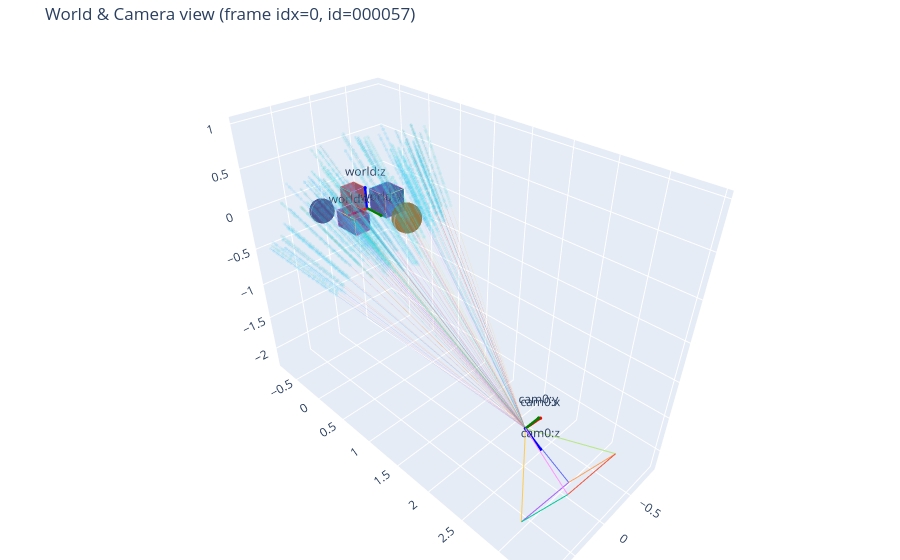

The notebook cell saved with this chart:
### Code cell
if show_world_interactive:
    from nerflab.viz import plot_world_interactive
    try:
        world = load_world(world_json_path)
        cam = camera_from_loaded_H(batch["H_wc"])  
        idx = max(0, min(idx_frame_render, cam.B - 1))
        title = f"World & Camera view (frame idx={idx}, id={frame_ids[idx]})" if idx is not None else "All cam poses"

        idx_per_pose = torch.tensor([[idx_ray_render]], dtype=torch.long)

        fig, _ = plot_world_interactive(
            world,
            cameras=cam,
            cam_indices=[idx] if idx is not None else "all",
            draw_rays=True,
            draw_samples=True,
            # rays_indices=idx_per_pose,
            rays_per_pose=100,
            samples_deterministic=False,
            ray_alpha=0.25,
            samples_alpha=0.1,
            shape_edge_alpha=1.0,
            shape_face_alpha=0.6,
            set_labels=False,
            title=title,
            save_html=f"{scene_dir}/world_view.html",  # interactive output
            show=True,
        )
        # Optional static preview if you also want a PNG (requires `pip install kaleido`)
        # fig.write_image(f"{scene_dir}/world_view.png", scale=2)
    except Exception as e:
        print("[Warn] World Plotly view skipped due to error:", e)

### Figure 1 — Plotly figure (JSON) as saved in the notebook; plotly's stock layout.template omitted (floating-point values rounded to 4 significant figures; data arrays with more than 128 entries replaced by an {"elided": "..."} marker saying what was removed)
{"data": [{"flatshading": true, "hoverinfo": "skip", "i": [0, 0, 4, 4, 0, 0, 1, 1, 2, 2, 3, 3], "j": [1, 2, 6, 7, 4, 5, 5, 6, 6, 7, 7, 4], "k": [2, 3, 5, 6, 5, 1, 6, 2, 7, 3, 4, 0], "lighting": {"ambient": 0.5, "diffuse": 0.7, "specular": 0.1}, "name": "box", "opacity": 0.6, "type": "mesh3d", "x": [-0.44, -0.16, -0.16, -0.44, -0.44, -0.16, -0.16, -0.44], "y": [-0.14, -0.14, 0.14, 0.14, -0.14, -0.14, 0.14, 0.14], "z": [-0.14, -0.14, -0.14, -0.14, 0.14, 0.14, 0.14, 0.14]}, {"hoverinfo": "skip", "line": {"width": 1}, "mode": "lines", "name": "box-edge", "opacity": 1, "showlegend": false, "type": "scatter3d", "x": [-0.44, -0.16], "y": [-0.14, -0.14], "z": [-0.14, -0.14]}, {"hoverinfo": "skip", "line": {"width": 1}, "mode": "lines", "name": "box-edge", "opacity": 1, "showlegend": false, "type": "scatter3d", "x": [-0.16, -0.16], "y": [-0.14, 0.14], "z": [-0.14, -0.14]}, {"hoverinfo": "skip", "line": {"width": 1}, "mode": "lines", "name": "box-edge", "opacity": 1, "showlegend": false, "type": "scatter3d", "x": [-0.16, -0.44], "y": [0.14, 0.14], "z": [-0.14, -0.14]}, {"hoverinfo": "skip", "line": {"width": 1}, "mode": "lines", "name": "box-edge", "opacity": 1, "showlegend": false, "type": "scatter3d", "x": [-0.44, -0.44], "y": [0.14, -0.14], "z": [-0.14, -0.14]}, {"hoverinfo": "skip", "line": {"width": 1}, "mode": "lines", "name": "box-edge", "opacity": 1, "showlegend": false, "type": "scatter3d", "x": [-0.44, -0.16], "y": [-0.14, -0.14], "z": [0.14, 0.14]}, {"hoverinfo": "skip", "line": {"width": 1}, "mode": "lines", "name": "box-edge", "opacity": 1, "showlegend": false, "type": "scatter3d", "x": [-0.16, -0.16], "y": [-0.14, 0.14], "z": [0.14, 0.14]}, {"hoverinfo": "skip", "line": {"width": 1}, "mode": "lines", "name": "box-edge", "opacity": 1, "showlegend": false, "type": "scatter3d", "x": [-0.16, -0.44], "y": [0.14, 0.14], "z": [0.14, 0.14]}, {"hoverinfo": "skip", "line": {"width": 1}, "mode": "lines", "name": "box-edge", "opacity": 1, "showlegend": false, "type": "scatter3d", "x": [-0.44, -0.44], "y": [0.14, -0.14], "z": [0.14, 0.14]}, {"hoverinfo": "skip", "line": {"width": 1}, "mode": "lines", "name": "box-edge", "opacity": 1, "showlegend": false, "type": "scatter3d", "x": [-0.44, -0.44], "y": [-0.14, -0.14], "z": [-0.14, 0.14]}, {"hoverinfo": "skip", "line": {"width": 1}, "mode": "lines", "name": "box-edge", "opacity": 1, "showlegend": false, "type": "scatter3d", "x": [-0.16, -0.16], "y": [-0.14, -0.14], "z": [-0.14, 0.14]}, {"hoverinfo": "skip", "line": {"width": 1}, "mode": "lines", "name": "box-edge", "opacity": 1, "showlegend": false, "type": "scatter3d", "x": [-0.16, -0.16], "y": [0.14, 0.14], "z": [-0.14, 0.14]}, {"hoverinfo": "skip", "line": {"width": 1}, "mode": "lines", "name": "box-edge", "opacity": 1, "showlegend": false, "type": "scatter3d", "x": [-0.44, -0.44], "y": [0.14, 0.14], "z": [-0.14, 0.14]}, {"flatshading": true, "hoverinfo": "skip", "i": [0, 0, 4, 4, 0, 0, 1, 1, 2, 2, 3, 3], "j": [1, 2, 6, 7, 4, 5, 5, 6, 6, 7, 7, 4], "k": [2, 3, 5, 6, 5, 1, 6, 2, 7, 3, 4, 0], "lighting": {"ambient": 0.5, "diffuse": 0.7, "specular": 0.1}, "name": "box", "opacity": 0.6, "type": "mesh3d", "x": [0.18, 0.38, 0.38, 0.18, 0.18, 0.38, 0.38, 0.18], "y": [-0.04, -0.04, 0.28, 0.28, -0.04, -0.04, 0.28, 0.28], "z": [-0.1, -0.1, -0.1, -0.1, 0.1, 0.1, 0.1, 0.1]}, {"hoverinfo": "skip", "line": {"width": 1}, "mode": "lines", "name": "box-edge", "opacity": 1, "showlegend": false, "type": "scatter3d", "x": [0.18, 0.38], "y": [-0.04, -0.04], "z": [-0.1, -0.1]}, {"hoverinfo": "skip", "line": {"width": 1}, "mode": "lines", "name": "box-edge", "opacity": 1, "showlegend": false, "type": "scatter3d", "x": [0.38, 0.38], "y": [-0.04, 0.28], "z": [-0.1, -0.1]}, {"hoverinfo": "skip", "line": {"width": 1}, "mode": "lines", "name": "box-edge", "opacity": 1, "showlegend": false, "type": "scatter3d", "x": [0.38, 0.18], "y": [0.28, 0.28], "z": [-0.1, -0.1]}, {"hoverinfo": "skip", "line": {"width": 1}, "mode": "lines", "name": "box-edge", "opacity": 1, "showlegend": false, "type": "scatter3d", "x": [0.18, 0.18], "y": [0.28, -0.04], "z": [-0.1, -0.1]}, {"hoverinfo": "skip", "line": {"width": 1}, "mode": "lines", "name": "box-edge", "opacity": 1, "showlegend": false, "type": "scatter3d", "x": [0.18, 0.38], "y": [-0.04, -0.04], "z": [0.1, 0.1]}, {"hoverinfo": "skip", "line": {"width": 1}, "mode": "lines", "name": "box-edge", "opacity": 1, "showlegend": false, "type": "scatter3d", "x": [0.38, 0.38], "y": [-0.04, 0.28], "z": [0.1, 0.1]}, {"hoverinfo": "skip", "line": {"width": 1}, "mode": "lines", "name": "box-edge", "opacity": 1, "showlegend": false, "type": "scatter3d", "x": [0.38, 0.18], "y": [0.28, 0.28], "z": [0.1, 0.1]}, {"hoverinfo": "skip", "line": {"width": 1}, "mode": "lines", "name": "box-edge", "opacity": 1, "showlegend": false, "type": "scatter3d", "x": [0.18, 0.18], "y": [0.28, -0.04], "z": [0.1, 0.1]}, {"hoverinfo": "skip", "line": {"width": 1}, "mode": "lines", "name": "box-edge", "opacity": 1, "showlegend": false, "type": "scatter3d", "x": [0.18, 0.18], "y": [-0.04, -0.04], "z": [-0.1, 0.1]}, {"hoverinfo": "skip", "line": {"width": 1}, "mode": "lines", "name": "box-edge", "opacity": 1, "showlegend": false, "type": "scatter3d", "x": [0.38, 0.38], "y": [-0.04, -0.04], "z": [-0.1, 0.1]}, {"hoverinfo": "skip", "line": {"width": 1}, "mode": "lines", "name": "box-edge", "opacity": 1, "showlegend": false, "type": "scatter3d", "x": [0.38, 0.38], "y": [0.28, 0.28], "z": [-0.1, 0.1]}, {"hoverinfo": "skip", "line": {"width": 1}, "mode": "lines", "name": "box-edge", "opacity": 1, "showlegend": false, "type": "scatter3d", "x": [0.18, 0.18], "y": [0.28, 0.28], "z": [-0.1, 0.1]}, {"flatshading": true, "hoverinfo": "skip", "i": [0, 0, 4, 4, 0, 0, 1, 1, 2, 2, 3, 3], "j": [1, 2, 6, 7, 4, 5, 5, 6, 6, 7, 7, 4], "k": [2, 3, 5, 6, 5, 1, 6, 2, 7, 3, 4, 0], "lighting": {"ambient": 0.5, "diffuse": 0.7, "specular": 0.1}, "name": "box", "opacity": 0.6, "type": "mesh3d", "x": [-0.1, 0.1, 0.1, -0.1, -0.1, 0.1, 0.1, -0.1], "y": [-0.34, -0.34, -0.14, -0.14, -0.34, -0.34, -0.14, -0.14], "z": [-0.18, -0.18, -0.18, -0.18, 0.18, 0.18, 0.18, 0.18]}, {"hoverinfo": "skip", "line": {"width": 1}, "mode": "lines", "name": "box-edge", "opacity": 1, "showlegend": false, "type": "scatter3d", "x": [-0.1, 0.1], "y": [-0.34, -0.34], "z": [-0.18, -0.18]}, {"hoverinfo": "skip", "line": {"width": 1}, "mode": "lines", "name": "box-edge", "opacity": 1, "showlegend": false, "type": "scatter3d", "x": [0.1, 0.1], "y": [-0.34, -0.14], "z": [-0.18, -0.18]}, {"hoverinfo": "skip", "line": {"width": 1}, "mode": "lines", "name": "box-edge", "opacity": 1, "showlegend": false, "type": "scatter3d", "x": [0.1, -0.1], "y": [-0.14, -0.14], "z": [-0.18, -0.18]}, {"hoverinfo": "skip", "line": {"width": 1}, "mode": "lines", "name": "box-edge", "opacity": 1, "showlegend": false, "type": "scatter3d", "x": [-0.1, -0.1], "y": [-0.14, -0.34], "z": [-0.18, -0.18]}, {"hoverinfo": "skip", "line": {"width": 1}, "mode": "lines", "name": "box-edge", "opacity": 1, "showlegend": false, "type": "scatter3d", "x": [-0.1, 0.1], "y": [-0.34, -0.34], "z": [0.18, 0.18]}, {"hoverinfo": "skip", "line": {"width": 1}, "mode": "lines", "name": "box-edge", "opacity": 1, "showlegend": false, "type": "scatter3d", "x": [0.1, 0.1], "y": [-0.34, -0.14], "z": [0.18, 0.18]}, {"hoverinfo": "skip", "line": {"width": 1}, "mode": "lines", "name": "box-edge", "opacity": 1, "showlegend": false, "type": "scatter3d", "x": [0.1, -0.1], "y": [-0.14, -0.14], "z": [0.18, 0.18]}, {"hoverinfo": "skip", "line": {"width": 1}, "mode": "lines", "name": "box-edge", "opacity": 1, "showlegend": false, "type": "scatter3d", "x": [-0.1, -0.1], "y": [-0.14, -0.34], "z": [0.18, 0.18]}, {"hoverinfo": "skip", "line": {"width": 1}, "mode": "lines", "name": "box-edge", "opacity": 1, "showlegend": false, "type": "scatter3d", "x": [-0.1, -0.1], "y": [-0.34, -0.34], "z": [-0.18, 0.18]}, {"hoverinfo": "skip", "line": {"width": 1}, "mode": "lines", "name": "box-edge", "opacity": 1, "showlegend": false, "type": "scatter3d", "x": [0.1, 0.1], "y": [-0.34, -0.34], "z": [-0.18, 0.18]}, {"hoverinfo": "skip", "line": {"width": 1}, "mode": "lines", "name": "box-edge", "opacity": 1, "showlegend": false, "type": "scatter3d", "x": [0.1, 0.1], "y": [-0.14, -0.14], "z": [-0.18, 0.18]}, {"hoverinfo": "skip", "line": {"width": 1}, "mode": "lines", "name": "box-edge", "opacity": 1, "showlegend": false, "type": "scatter3d", "x": [-0.1, -0.1], "y": [-0.14, -0.14], "z": [-0.18, 0.18]}, {"flatshading": true, "hoverinfo": "skip", "i": {"elided": "1482 int values"}, "j": {"elided": "1482 int values"}, "k": {"elided": "1482 int values"}, "lighting": {"ambient": 0.5, "diffuse": 0.7, "specular": 0.1}, "name": "sphere", "opacity": 0.6, "type": "mesh3d", "x": {"elided": "800 float values"}, "y": {"elided": "800 float values"}, "z": {"elided": "800 float values"}}, {"flatshading": true, "hoverinfo": "skip", "i": {"elided": "1482 int values"}, "j": {"elided": "1482 int values"}, "k": {"elided": "1482 int values"}, "lighting": {"ambient": 0.5, "diffuse": 0.7, "specular": 0.1}, "name": "sphere", "opacity": 0.6, "type": "mesh3d", "x": {"elided": "800 float values"}, "y": {"elided": "800 float values"}, "z": {"elided": "800 float values"}}, {"hovertemplate": "world:x axis<extra></extra>", "line": {"color": "red", "width": 5}, "marker": {"color": "red", "size": 2}, "mode": "lines+markers+text", "name": "world:x", "showlegend": false, "text": [null, "world:x"], "textposition": "top center", "type": "scatter3d", "x": [0, 0.25], "y": [0, 0], "z": [0, 0]}, {"hovertemplate": "world:y axis<extra></extra>", "line": {"color": "green", "width": 5}, "marker": {"color": "green", "size": 2}, "mode": "lines+markers+text", "name": "world:y", "showlegend": false, "text": [null, "world:y"], "textposition": "top center", "type": "scatter3d", "x": [0, 0], "y": [0, 0.25], "z": [0, 0]}, {"hovertemplate": "world:z axis<extra></extra>", "line": {"color": "blue", "width": 5}, "marker": {"color": "blue", "size": 2}, "mode": "lines+markers+text", "name": "world:z", "showlegend": false, "text": [null, "world:z"], "textposition": "top center", "type": "scatter3d", "x": [0, 0], "y": [0, 0], "z": [0, 0.25]}, {"hovertemplate": "cam0:x axis<extra></extra>", "line": {"color": "red", "width": 5}, "marker": {"color": "red", "size": 2}, "mode": "lines+markers+text", "name": "cam0:x", "showlegend": false, "text": [null, "cam0:x"], "textposition": "top center", "type": "scatter3d", "x": [0.2032, -0.04436], "y": [2.615, 2.615], "z": [-1.457, -1.491]}, {"hovertemplate": "cam0:y axis<extra></extra>", "line": {"color": "green", "width": 5}, "marker": {"color": "green", "size": 2}, "mode": "lines+markers+text", "name": "cam0:y", "showlegend": false, "text": [null, "cam0:y"], "textposition": "top center", "type": "scatter3d", "x": [0.2032, 0.1731], "y": [2.615, 2.737], "z": [-1.457, -1.241]}, {"hovertemplate": "cam0:z axis<extra></extra>", "line": {"color": "blue", "width": 5}, "marker": {"color": "blue", "size": 2}, "mode": "lines+markers+text", "name": "cam0:z", "showlegend": false, "text": [null, "cam0:z"], "textposition": "top center", "type": "scatter3d", "x": [0.2032, 0.2202], "y": [2.615, 2.833], "z": [-1.457, -1.578]}, {"hoverinfo": "skip", "line": {"width": 2}, "mode": "lines", "name": "cam0", "opacity": 1, "showlegend": false, "type": "scatter3d", "x": [0.2032, -0.1983], "y": [2.615, 3.423], "z": [-1.457, -1.504]}, {"hoverinfo": "skip", "line": {"width": 2}, "mode": "lines", "name": "cam0", "opacity": 1, "showlegend": false, "type": "scatter3d", "x": [0.2032, 0.6023], "y": [2.615, 3.423], "z": [-1.457, -1.392]}, {"hoverinfo": "skip", "line": {"width": 2}, "mode": "lines", "name": "cam0", "opacity": 1, "showlegend": false, "type": "scatter3d", "x": [0.2032, 0.6996], "y": [2.615, 3.027], "z": [-1.457, -2.09]}, {"hoverinfo": "skip", "line": {"width": 2}, "mode": "lines", "name": "cam0", "opacity": 1, "showlegend": false, "type": "scatter3d", "x": [0.2032, -0.1009], "y": [2.615, 3.027], "z": [-1.457, -2.201]}, {"hoverinfo": "skip", "line": {"width": 2}, "mode": "lines", "name": "cam0", "opacity": 1, "showlegend": false, "type": "scatter3d", "x": [-0.1983, 0.6023], "y": [3.423, 3.423], "z": [-1.504, -1.392]}, {"hoverinfo": "skip", "line": {"width": 2}, "mode": "lines", "name": "cam0", "opacity": 1, "showlegend": false, "type": "scatter3d", "x": [0.6023, 0.6996], "y": [3.423, 3.027], "z": [-1.392, -2.09]}, {"hoverinfo": "skip", "line": {"width": 2}, "mode": "lines", "name": "cam0", "opacity": 1, "showlegend": false, "type": "scatter3d", "x": [0.6996, -0.1009], "y": [3.027, 3.027], "z": [-2.09, -2.201]}, {"hoverinfo": "skip", "line": {"width": 2}, "mode": "lines", "name": "cam0", "opacity": 1, "showlegend": false, "type": "scatter3d", "x": [-0.1009, -0.1983], "y": [3.027, 3.423], "z": [-2.201, -1.504]}, {"marker": {"opacity": 0.1, "size": 2}, "mode": "markers", "name": "samples", "showlegend": false, "type": "scatter3d", "x": {"elided": "4000 float values"}, "y": {"elided": "4000 float values"}, "z": {"elided": "4000 float values"}}, {"hoverinfo": "skip", "line": {"width": 0.8}, "mode": "lines", "name": "ray", "opacity": 0.25, "showlegend": false, "type": "scatter3d", "x": [0.2032, -0.2509], "y": [2.615, -0.2118], "z": [-1.457, 0.5568]}, {"hoverinfo": "skip", "line": {"width": 0.8}, "mode": "lines", "name": "ray", "opacity": 0.25, "showlegend": false, "type": "scatter3d", "x": [0.2032, -0.2919], "y": [2.615, -0.5799], "z": [-1.457, -0.1152]}, {"hoverinfo": "skip", "line": {"width": 0.8}, "mode": "lines", "name": "ray", "opacity": 0.25, "showlegend": false, "type": "scatter3d", "x": [0.2032, -0.1547], "y": [2.615, -0.6989], "z": [-1.457, -0.388]}, {"hoverinfo": "skip", "line": {"width": 0.8}, "mode": "lines", "name": "ray", "opacity": 0.25, "showlegend": false, "type": "scatter3d", "x": [0.2032, 0.6837], "y": [2.615, 0.08838], "z": [-1.457, 0.9175]}, {"hoverinfo": "skip", "line": {"width": 0.8}, "mode": "lines", "name": "ray", "opacity": 0.25, "showlegend": false, "type": "scatter3d", "x": [0.2032, -0.1418], "y": [2.615, -0.7263], "z": [-1.457, -0.4725]}, {"hoverinfo": "skip", "line": {"width": 0.8}, "mode": "lines", "name": "ray", "opacity": 0.25, "showlegend": false, "type": "scatter3d", "x": [0.2032, 0.2761], "y": [2.615, -0.398], "z": [-1.457, 0.3232]}, {"hoverinfo": "skip", "line": {"width": 0.8}, "mode": "lines", "name": "ray", "opacity": 0.25, "showlegend": false, "type": "scatter3d", "x": [0.2032, 0.1384], "y": [2.615, -0.5151], "z": [-1.457, 0.1086]}, {"hoverinfo": "skip", "line": {"width": 0.8}, "mode": "lines", "name": "ray", "opacity": 0.25, "showlegend": false, "type": "scatter3d", "x": [0.2032, -0.7807], "y": [2.615, -0.6381], "z": [-1.457, -0.6194]}, {"hoverinfo": "skip", "line": {"width": 0.8}, "mode": "lines", "name": "ray", "opacity": 0.25, "showlegend": false, "type": "scatter3d", "x": [0.2032, 0.7794], "y": [2.615, -0.6361], "z": [-1.457, -0.2945]}, {"hoverinfo": "skip", "line": {"width": 0.8}, "mode": "lines", "name": "ray", "opacity": 0.25, "showlegend": false, "type": "scatter3d", "x": [0.2032, 0.2548], "y": [2.615, -0.3193], "z": [-1.457, 0.4509]}, {"hoverinfo": "skip", "line": {"width": 0.8}, "mode": "lines", "name": "ray", "opacity": 0.25, "showlegend": false, "type": "scatter3d", "x": [0.2032, 0.7611], "y": [2.615, -0.6615], "z": [-1.457, -0.3588]}, {"hoverinfo": "skip", "line": {"width": 0.8}, "mode": "lines", "name": "ray", "opacity": 0.25, "showlegend": false, "type": "scatter3d", "x": [0.2032, -0.6357], "y": [2.615, -0.1586], "z": [-1.457, 0.5067]}, {"hoverinfo": "skip", "line": {"width": 0.8}, "mode": "lines", "name": "ray", "opacity": 0.25, "showlegend": false, "type": "scatter3d", "x": [0.2032, -0.2687], "y": [2.615, -0.03274], "z": [-1.457, 0.7834]}, {"hoverinfo": "skip", "line": {"width": 0.8}, "mode": "lines", "name": "ray", "opacity": 0.25, "showlegend": false, "type": "scatter3d", "x": [0.2032, -0.602], "y": [2.615, 0.1156], "z": [-1.457, 0.8575]}, {"hoverinfo": "skip", "line": {"width": 0.8}, "mode": "lines", "name": "ray", "opacity": 0.25, "showlegend": false, "type": "scatter3d", "x": [0.2032, -0.5003], "y": [2.615, -0.7138], "z": [-1.457, -0.6343]}, {"hoverinfo": "skip", "line": {"width": 0.8}, "mode": "lines", "name": "ray", "opacity": 0.25, "showlegend": false, "type": "scatter3d", "x": [0.2032, -0.8099], "y": [2.615, 0.03619], "z": [-1.457, 0.6822]}, {"hoverinfo": "skip", "line": {"width": 0.8}, "mode": "lines", "name": "ray", "opacity": 0.25, "showlegend": false, "type": "scatter3d", "x": [0.2032, -0.3258], "y": [2.615, -0.7391], "z": [-1.457, -0.6068]}, {"hoverinfo": "skip", "line": {"width": 0.8}, "mode": "lines", "name": "ray", "opacity": 0.25, "showlegend": false, "type": "scatter3d", "x": [0.2032, 0.09278], "y": [2.615, -0.3924], "z": [-1.457, 0.3308]}, {"hoverinfo": "skip", "line": {"width": 0.8}, "mode": "lines", "name": "ray", "opacity": 0.25, "showlegend": false, "type": "scatter3d", "x": [0.2032, 0.2946], "y": [2.615, 0.08038], "z": [-1.457, 0.9555]}, {"hoverinfo": "skip", "line": {"width": 0.8}, "mode": "lines", "name": "ray", "opacity": 0.25, "showlegend": false, "type": "scatter3d", "x": [0.2032, 0.6973], "y": [2.615, -0.6193], "z": [-1.457, -0.2129]}, {"hoverinfo": "skip", "line": {"width": 0.8}, "mode": "lines", "name": "ray", "opacity": 0.25, "showlegend": false, "type": "scatter3d", "x": [0.2032, -0.1297], "y": [2.615, -0.1056], "z": [-1.457, 0.7202]}, {"hoverinfo": "skip", "line": {"width": 0.8}, "mode": "lines", "name": "ray", "opacity": 0.25, "showlegend": false, "type": "scatter3d", "x": [0.2032, -0.8073], "y": [2.615, -0.0791], "z": [-1.457, 0.5363]}, {"hoverinfo": "skip", "line": {"width": 0.8}, "mode": "lines", "name": "ray", "opacity": 0.25, "showlegend": false, "type": "scatter3d", "x": [0.2032, 0.898], "y": [2.615, -0.6271], "z": [-1.457, -0.3351]}, {"hoverinfo": "skip", "line": {"width": 0.8}, "mode": "lines", "name": "ray", "opacity": 0.25, "showlegend": false, "type": "scatter3d", "x": [0.2032, -0.2251], "y": [2.615, -0.6824], "z": [-1.457, -0.3632]}, {"hoverinfo": "skip", "line": {"width": 0.8}, "mode": "lines", "name": "ray", "opacity": 0.25, "showlegend": false, "type": "scatter3d", "x": [0.2032, -0.1781], "y": [2.615, -0.6112], "z": [-1.457, -0.1535]}, {"hoverinfo": "skip", "line": {"width": 0.8}, "mode": "lines", "name": "ray", "opacity": 0.25, "showlegend": false, "type": "scatter3d", "x": [0.2032, 0.5836], "y": [2.615, -0.3856], "z": [-1.457, 0.3049]}, {"hoverinfo": "skip", "line": {"width": 0.8}, "mode": "lines", "name": "ray", "opacity": 0.25, "showlegend": false, "type": "scatter3d", "x": [0.2032, 0.5644], "y": [2.615, 0.0221], "z": [-1.457, 0.8666]}, {"hoverinfo": "skip", "line": {"width": 0.8}, "mode": "lines", "name": "ray", "opacity": 0.25, "showlegend": false, "type": "scatter3d", "x": [0.2032, 0.5239], "y": [2.615, -0.2942], "z": [-1.457, 0.463]}, {"hoverinfo": "skip", "line": {"width": 0.8}, "mode": "lines", "name": "ray", "opacity": 0.25, "showlegend": false, "type": "scatter3d", "x": [0.2032, -0.1725], "y": [2.615, -0.7596], "z": [-1.457, -0.6066]}, {"hoverinfo": "skip", "line": {"width": 0.8}, "mode": "lines", "name": "ray", "opacity": 0.25, "showlegend": false, "type": "scatter3d", "x": [0.2032, -0.937], "y": [2.615, -0.1632], "z": [-1.457, 0.3414]}, {"hoverinfo": "skip", "line": {"width": 0.8}, "mode": "lines", "name": "ray", "opacity": 0.25, "showlegend": false, "type": "scatter3d", "x": [0.2032, -0.4593], "y": [2.615, 0.02167], "z": [-1.457, 0.7988]}, {"hoverinfo": "skip", "line": {"width": 0.8}, "mode": "lines", "name": "ray", "opacity": 0.25, "showlegend": false, "type": "scatter3d", "x": [0.2032, -0.5332], "y": [2.615, -0.1394], "z": [-1.457, 0.5737]}, {"hoverinfo": "skip", "line": {"width": 0.8}, "mode": "lines", "name": "ray", "opacity": 0.25, "showlegend": false, "type": "scatter3d", "x": [0.2032, -0.004691], "y": [2.615, -0.5145], "z": [-1.457, 0.09718]}, {"hoverinfo": "skip", "line": {"width": 0.8}, "mode": "lines", "name": "ray", "opacity": 0.25, "showlegend": false, "type": "scatter3d", "x": [0.2032, -0.8115], "y": [2.615, 0.1128], "z": [-1.457, 0.7705]}, {"hoverinfo": "skip", "line": {"width": 0.8}, "mode": "lines", "name": "ray", "opacity": 0.25, "showlegend": false, "type": "scatter3d", "x": [0.2032, -0.7796], "y": [2.615, -0.3176], "z": [-1.457, 0.1821]}, {"hoverinfo": "skip", "line": {"width": 0.8}, "mode": "lines", "name": "ray", "opacity": 0.25, "showlegend": false, "type": "scatter3d", "x": [0.2032, 0.1369], "y": [2.615, -0.7535], "z": [-1.457, -0.5075]}, {"hoverinfo": "skip", "line": {"width": 0.8}, "mode": "lines", "name": "ray", "opacity": 0.25, "showlegend": false, "type": "scatter3d", "x": [0.2032, -0.806], "y": [2.615, -0.5802], "z": [-1.457, -0.4447]}, {"hoverinfo": "skip", "line": {"width": 0.8}, "mode": "lines", "name": "ray", "opacity": 0.25, "showlegend": false, "type": "scatter3d", "x": [0.2032, -0.1037], "y": [2.615, -0.4798], "z": [-1.457, 0.1495]}, {"hoverinfo": "skip", "line": {"width": 0.8}, "mode": "lines", "name": "ray", "opacity": 0.25, "showlegend": false, "type": "scatter3d", "x": [0.2032, 0.9123], "y": [2.615, -0.6389], "z": [-1.457, -0.3791]}, {"hoverinfo": "skip", "line": {"width": 0.8}, "mode": "lines", "name": "ray", "opacity": 0.25, "showlegend": false, "type": "scatter3d", "x": [0.2032, -0.05124], "y": [2.615, -0.5822], "z": [-1.457, -0.05498]}, {"hoverinfo": "skip", "line": {"width": 0.8}, "mode": "lines", "name": "ray", "opacity": 0.25, "showlegend": false, "type": "scatter3d", "x": [0.2032, 0.2885], "y": [2.615, 0.09763], "z": [-1.457, 0.9737]}, {"hoverinfo": "skip", "line": {"width": 0.8}, "mode": "lines", "name": "ray", "opacity": 0.25, "showlegend": false, "type": "scatter3d", "x": [0.2032, -0.7384], "y": [2.615, -0.6465], "z": [-1.457, -0.6033]}, {"hoverinfo": "skip", "line": {"width": 0.8}, "mode": "lines", "name": "ray", "opacity": 0.25, "showlegend": false, "type": "scatter3d", "x": [0.2032, -0.2338], "y": [2.615, -0.5703], "z": [-1.457, -0.073]}, {"hoverinfo": "skip", "line": {"width": 0.8}, "mode": "lines", "name": "ray", "opacity": 0.25, "showlegend": false, "type": "scatter3d", "x": [0.2032, 0.08943], "y": [2.615, -0.5591], "z": [-1.457, 0.01426]}, {"hoverinfo": "skip", "line": {"width": 0.8}, "mode": "lines", "name": "ray", "opacity": 0.25, "showlegend": false, "type": "scatter3d", "x": [0.2032, 0.5732], "y": [2.615, -0.3185], "z": [-1.457, 0.4166]}, {"hoverinfo": "skip", "line": {"width": 0.8}, "mode": "lines", "name": "ray", "opacity": 0.25, "showlegend": false, "type": "scatter3d", "x": [0.2032, -0.9088], "y": [2.615, -0.136], "z": [-1.457, 0.4]}, {"hoverinfo": "skip", "line": {"width": 0.8}, "mode": "lines", "name": "ray", "opacity": 0.25, "showlegend": false, "type": "scatter3d", "x": [0.2032, 0.4261], "y": [2.615, -0.5463], "z": [-1.457, 0.02946]}, {"hoverinfo": "skip", "line": {"width": 0.8}, "mode": "lines", "name": "ray", "opacity": 0.25, "showlegend": false, "type": "scatter3d", "x": [0.2032, -0.6806], "y": [2.615, -0.2826], "z": [-1.457, 0.2967]}, {"hoverinfo": "skip", "line": {"width": 0.8}, "mode": "lines", "name": "ray", "opacity": 0.25, "showlegend": false, "type": "scatter3d", "x": [0.2032, 0.3449], "y": [2.615, -0.4961], "z": [-1.457, 0.141]}, {"hoverinfo": "skip", "line": {"width": 0.8}, "mode": "lines", "name": "ray", "opacity": 0.25, "showlegend": false, "type": "scatter3d", "x": [0.2032, -0.9144], "y": [2.615, -0.3562], "z": [-1.457, 0.01792]}, {"hoverinfo": "skip", "line": {"width": 0.8}, "mode": "lines", "name": "ray", "opacity": 0.25, "showlegend": false, "type": "scatter3d", "x": [0.2032, 0.3205], "y": [2.615, -0.4354], "z": [-1.457, 0.256]}, {"hoverinfo": "skip", "line": {"width": 0.8}, "mode": "lines", "name": "ray", "opacity": 0.25, "showlegend": false, "type": "scatter3d", "x": [0.2032, -0.6267], "y": [2.615, -0.4888], "z": [-1.457, -0.06755]}, {"hoverinfo": "skip", "line": {"width": 0.8}, "mode": "lines", "name": "ray", "opacity": 0.25, "showlegend": false, "type": "scatter3d", "x": [0.2032, -0.2155], "y": [2.615, 0.08763], "z": [-1.457, 0.9283]}, {"hoverinfo": "skip", "line": {"width": 0.8}, "mode": "lines", "name": "ray", "opacity": 0.25, "showlegend": false, "type": "scatter3d", "x": [0.2032, -0.07263], "y": [2.615, -0.6533], "z": [-1.457, -0.2343]}, {"hoverinfo": "skip", "line": {"width": 0.8}, "mode": "lines", "name": "ray", "opacity": 0.25, "showlegend": false, "type": "scatter3d", "x": [0.2032, 0.9307], "y": [2.615, -0.6457], "z": [-1.457, -0.4124]}, {"hoverinfo": "skip", "line": {"width": 0.8}, "mode": "lines", "name": "ray", "opacity": 0.25, "showlegend": false, "type": "scatter3d", "x": [0.2032, -0.4119], "y": [2.615, -0.6954], "z": [-1.457, -0.5002]}, {"hoverinfo": "skip", "line": {"width": 0.8}, "mode": "lines", "name": "ray", "opacity": 0.25, "showlegend": false, "type": "scatter3d", "x": [0.2032, 0.4949], "y": [2.615, -0.2572], "z": [-1.457, 0.5225]}, {"hoverinfo": "skip", "line": {"width": 0.8}, "mode": "lines", "name": "ray", "opacity": 0.25, "showlegend": false, "type": "scatter3d", "x": [0.2032, 0.7007], "y": [2.615, -0.4937], "z": [-1.457, 0.07312]}, {"hoverinfo": "skip", "line": {"width": 0.8}, "mode": "lines", "name": "ray", "opacity": 0.25, "showlegend": false, "type": "scatter3d", "x": [0.2032, -0.6334], "y": [2.615, -0.4299], "z": [-1.457, 0.05339]}, {"hoverinfo": "skip", "line": {"width": 0.8}, "mode": "lines", "name": "ray", "opacity": 0.25, "showlegend": false, "type": "scatter3d", "x": [0.2032, -0.1993], "y": [2.615, -0.6914], "z": [-1.457, -0.3807]}, {"hoverinfo": "skip", "line": {"width": 0.8}, "mode": "lines", "name": "ray", "opacity": 0.25, "showlegend": false, "type": "scatter3d", "x": [0.2032, -0.9233], "y": [2.615, -0.2145], "z": [-1.457, 0.2685]}, {"hoverinfo": "skip", "line": {"width": 0.8}, "mode": "lines", "name": "ray", "opacity": 0.25, "showlegend": false, "type": "scatter3d", "x": [0.2032, -0.08302], "y": [2.615, -0.1271], "z": [-1.457, 0.6998]}, {"hoverinfo": "skip", "line": {"width": 0.8}, "mode": "lines", "name": "ray", "opacity": 0.25, "showlegend": false, "type": "scatter3d", "x": [0.2032, 0.4358], "y": [2.615, -0.3661], "z": [-1.457, 0.3629]}, {"hoverinfo": "skip", "line": {"width": 0.8}, "mode": "lines", "name": "ray", "opacity": 0.25, "showlegend": false, "type": "scatter3d", "x": [0.2032, 0.863], "y": [2.615, -0.3665], "z": [-1.457, 0.2542]}, {"hoverinfo": "skip", "line": {"width": 0.8}, "mode": "lines", "name": "ray", "opacity": 0.25, "showlegend": false, "type": "scatter3d", "x": [0.2032, 0.009378], "y": [2.615, -0.03133], "z": [-1.457, 0.826]}, {"hoverinfo": "skip", "line": {"width": 0.8}, "mode": "lines", "name": "ray", "opacity": 0.25, "showlegend": false, "type": "scatter3d", "x": [0.2032, -0.5533], "y": [2.615, 0.0346], "z": [-1.457, 0.7839]}, {"hoverinfo": "skip", "line": {"width": 0.8}, "mode": "lines", "name": "ray", "opacity": 0.25, "showlegend": false, "type": "scatter3d", "x": [0.2032, 0.3753], "y": [2.615, -0.2429], "z": [-1.457, 0.5569]}, {"hoverinfo": "skip", "line": {"width": 0.8}, "mode": "lines", "name": "ray", "opacity": 0.25, "showlegend": false, "type": "scatter3d", "x": [0.2032, 0.7441], "y": [2.615, -0.5812], "z": [-1.457, -0.1361]}, {"hoverinfo": "skip", "line": {"width": 0.8}, "mode": "lines", "name": "ray", "opacity": 0.25, "showlegend": false, "type": "scatter3d", "x": [0.2032, 0.6664], "y": [2.615, -0.6221], "z": [-1.457, -0.2081]}, {"hoverinfo": "skip", "line": {"width": 0.8}, "mode": "lines", "name": "ray", "opacity": 0.25, "showlegend": false, "type": "scatter3d", "x": [0.2032, -0.6912], "y": [2.615, -0.2547], "z": [-1.457, 0.3368]}, {"hoverinfo": "skip", "line": {"width": 0.8}, "mode": "lines", "name": "ray", "opacity": 0.25, "showlegend": false, "type": "scatter3d", "x": [0.2032, -0.4831], "y": [2.615, -0.7103], "z": [-1.457, -0.6063]}, {"hoverinfo": "skip", "line": {"width": 0.8}, "mode": "lines", "name": "ray", "opacity": 0.25, "showlegend": false, "type": "scatter3d", "x": [0.2032, -0.0871], "y": [2.615, -0.05249], "z": [-1.457, 0.7909]}, {"hoverinfo": "skip", "line": {"width": 0.8}, "mode": "lines", "name": "ray", "opacity": 0.25, "showlegend": false, "type": "scatter3d", "x": [0.2032, 0.1223], "y": [2.615, -0.1453], "z": [-1.457, 0.694]}, {"hoverinfo": "skip", "line": {"width": 0.8}, "mode": "lines", "name": "ray", "opacity": 0.25, "showlegend": false, "type": "scatter3d", "x": [0.2032, -0.1278], "y": [2.615, -0.04764], "z": [-1.457, 0.791]}, {"hoverinfo": "skip", "line": {"width": 0.8}, "mode": "lines", "name": "ray", "opacity": 0.25, "showlegend": false, "type": "scatter3d", "x": [0.2032, 0.361], "y": [2.615, -0.36], "z": [-1.457, 0.3807]}, {"hoverinfo": "skip", "line": {"width": 0.8}, "mode": "lines", "name": "ray", "opacity": 0.25, "showlegend": false, "type": "scatter3d", "x": [0.2032, 0.02404], "y": [2.615, -0.03338], "z": [-1.457, 0.8248]}, {"hoverinfo": "skip", "line": {"width": 0.8}, "mode": "lines", "name": "ray", "opacity": 0.25, "showlegend": false, "type": "scatter3d", "x": [0.2032, -0.01167], "y": [2.615, -0.5982], "z": [-1.457, -0.08507]}, {"hoverinfo": "skip", "line": {"width": 0.8}, "mode": "lines", "name": "ray", "opacity": 0.25, "showlegend": false, "type": "scatter3d", "x": [0.2032, -0.8031], "y": [2.615, -0.07084], "z": [-1.457, 0.5495]}, {"hoverinfo": "skip", "line": {"width": 0.8}, "mode": "lines", "name": "ray", "opacity": 0.25, "showlegend": false, "type": "scatter3d", "x": [0.2032, 0.2504], "y": [2.615, -0.4256], "z": [-1.457, 0.2767]}, {"hoverinfo": "skip", "line": {"width": 0.8}, "mode": "lines", "name": "ray", "opacity": 0.25, "showlegend": false, "type": "scatter3d", "x": [0.2032, 0.06858], "y": [2.615, -0.009567], "z": [-1.457, 0.8552]}, {"hoverinfo": "skip", "line": {"width": 0.8}, "mode": "lines", "name": "ray", "opacity": 0.25, "showlegend": false, "type": "scatter3d", "x": [0.2032, -0.2019], "y": [2.615, -0.7149], "z": [-1.457, -0.4569]}, {"hoverinfo": "skip", "line": {"width": 0.8}, "mode": "lines", "name": "ray", "opacity": 0.25, "showlegend": false, "type": "scatter3d", "x": [0.2032, -0.1448], "y": [2.615, -0.3694], "z": [-1.457, 0.3388]}, {"hoverinfo": "skip", "line": {"width": 0.8}, "mode": "lines", "name": "ray", "opacity": 0.25, "showlegend": false, "type": "scatter3d", "x": [0.2032, 0.8353], "y": [2.615, -0.2187], "z": [-1.457, 0.4984]}, {"hoverinfo": "skip", "line": {"width": 0.8}, "mode": "lines", "name": "ray", "opacity": 0.25, "showlegend": false, "type": "scatter3d", "x": [0.2032, 0.3363], "y": [2.615, -0.2908], "z": [-1.457, 0.4902]}, {"hoverinfo": "skip", "line": {"width": 0.8}, "mode": "lines", "name": "ray", "opacity": 0.25, "showlegend": false, "type": "scatter3d", "x": [0.2032, 0.716], "y": [2.615, -0.7174], "z": [-1.457, -0.5164]}, {"hoverinfo": "skip", "line": {"width": 0.8}, "mode": "lines", "name": "ray", "opacity": 0.25, "showlegend": false, "type": "scatter3d", "x": [0.2032, -0.6121], "y": [2.615, 0.1092], "z": [-1.457, 0.8471]}, {"hoverinfo": "skip", "line": {"width": 0.8}, "mode": "lines", "name": "ray", "opacity": 0.25, "showlegend": false, "type": "scatter3d", "x": [0.2032, -0.5444], "y": [2.615, -0.1896], "z": [-1.457, 0.4995]}, {"hoverinfo": "skip", "line": {"width": 0.8}, "mode": "lines", "name": "ray", "opacity": 0.25, "showlegend": false, "type": "scatter3d", "x": [0.2032, -0.6721], "y": [2.615, -0.6556], "z": [-1.457, -0.5683]}, {"hoverinfo": "skip", "line": {"width": 0.8}, "mode": "lines", "name": "ray", "opacity": 0.25, "showlegend": false, "type": "scatter3d", "x": [0.2032, 0.4963], "y": [2.615, -0.3502], "z": [-1.457, 0.3799]}, {"hoverinfo": "skip", "line": {"width": 0.8}, "mode": "lines", "name": "ray", "opacity": 0.25, "showlegend": false, "type": "scatter3d", "x": [0.2032, -0.9284], "y": [2.615, -0.2986], "z": [-1.457, 0.1188]}, {"hoverinfo": "skip", "line": {"width": 0.8}, "mode": "lines", "name": "ray", "opacity": 0.25, "showlegend": false, "type": "scatter3d", "x": [0.2032, -0.6887], "y": [2.615, -0.06569], "z": [-1.457, 0.6096]}, {"hoverinfo": "skip", "line": {"width": 0.8}, "mode": "lines", "name": "ray", "opacity": 0.25, "showlegend": false, "type": "scatter3d", "x": [0.2032, -0.7309], "y": [2.615, -0.4127], "z": [-1.457, 0.0306]}, {"hoverinfo": "skip", "line": {"width": 0.8}, "mode": "lines", "name": "ray", "opacity": 0.25, "showlegend": false, "type": "scatter3d", "x": [0.2032, -0.6898], "y": [2.615, -0.2028], "z": [-1.457, 0.4178]}, {"hoverinfo": "skip", "line": {"width": 0.8}, "mode": "lines", "name": "ray", "opacity": 0.25, "showlegend": false, "type": "scatter3d", "x": [0.2032, 0.5255], "y": [2.615, -0.5453], "z": [-1.457, 0.01312]}, {"hoverinfo": "skip", "line": {"width": 0.8}, "mode": "lines", "name": "ray", "opacity": 0.25, "showlegend": false, "type": "scatter3d", "x": [0.2032, 0.004274], "y": [2.615, -0.6533], "z": [-1.457, -0.2195]}, {"hoverinfo": "skip", "line": {"width": 0.8}, "mode": "lines", "name": "ray", "opacity": 0.25, "showlegend": false, "type": "scatter3d", "x": [0.2032, 0.5394], "y": [2.615, 0.04575], "z": [-1.457, 0.8964]}, {"hoverinfo": "skip", "line": {"width": 0.8}, "mode": "lines", "name": "ray", "opacity": 0.25, "showlegend": false, "type": "scatter3d", "x": [0.2032, -0.6982], "y": [2.615, -0.09401], "z": [-1.457, 0.5682]}, {"hoverinfo": "skip", "line": {"width": 0.8}, "mode": "lines", "name": "ray", "opacity": 0.25, "showlegend": false, "type": "scatter3d", "x": [0.2032, 0.3236], "y": [2.615, -0.558], "z": [-1.457, 0.01627]}, {"hoverinfo": "skip", "line": {"width": 0.8}, "mode": "lines", "name": "ray", "opacity": 0.25, "showlegend": false, "type": "scatter3d", "x": [0.2032, 0.5175], "y": [2.615, -0.548], "z": [-1.457, 0.008991]}, {"hoverinfo": "skip", "line": {"width": 0.8}, "mode": "lines", "name": "ray", "opacity": 0.25, "showlegend": false, "type": "scatter3d", "x": [0.2032, -0.7738], "y": [2.615, -0.2305], "z": [-1.457, 0.3321]}], "layout": {"margin": {"b": 0, "l": 0, "r": 0, "t": 40}, "scene": {"aspectmode": "data", "xaxis": {"showgrid": true, "title": {"text": ""}}, "yaxis": {"showgrid": true, "title": {"text": ""}}, "zaxis": {"showgrid": true, "title": {"text": ""}}}, "title": {"text": "World & Camera view (frame idx=0, id=000057)"}}}
